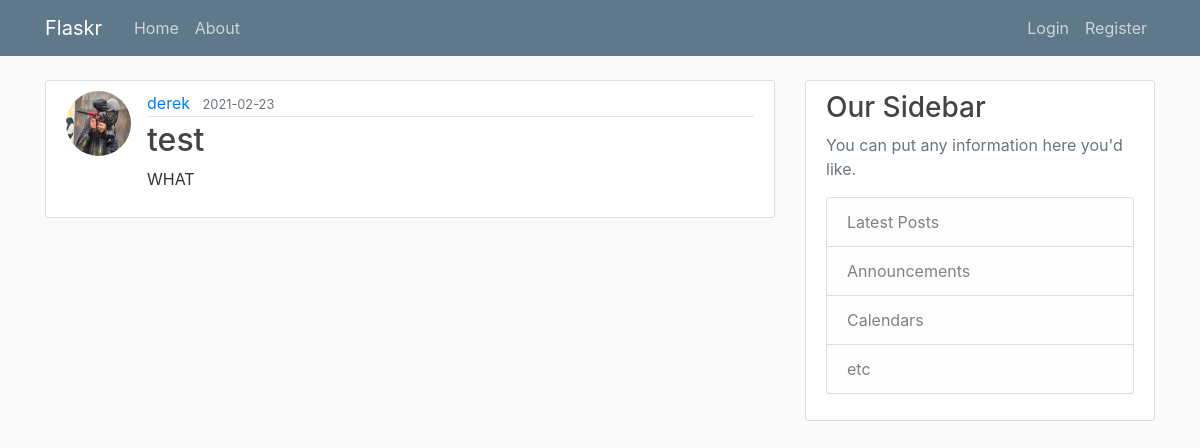
The app's page /home, older data.
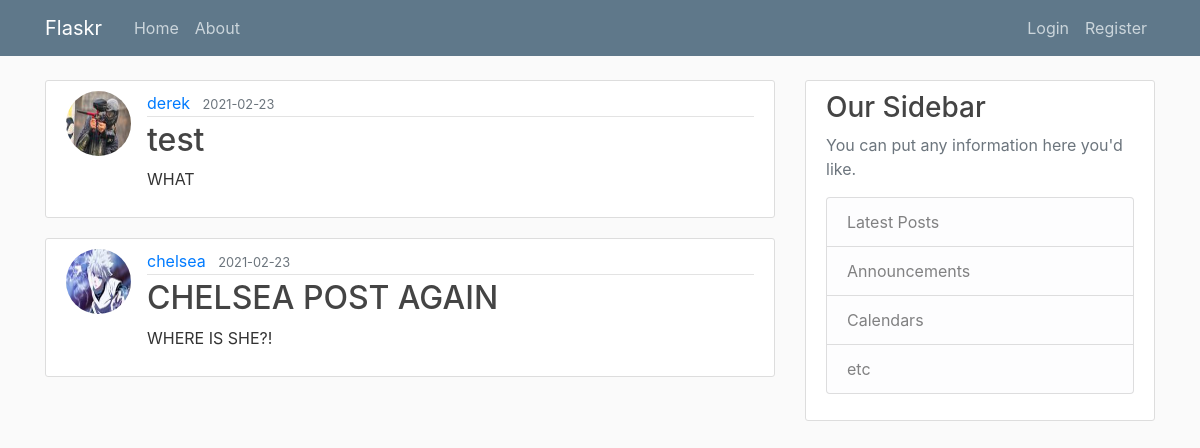
The same page, newer data.
### flaskr/models.py (models this page shows, shortened)
class Post(db.Model):
    id = db.Column(db.Integer, primary_key=True)
    title = db.Column(db.String(100), nullable=False)
    date_posted = db.Column(db.DateTime, nullable=False, default=datetime.utcnow)
    content = db.Column(db.Text, nullable=False)
    user_id = db.Column(db.Integer, db.ForeignKey('user.id'), nullable=False)

class User(db.Model, UserMixin):
    id = db.Column(db.Integer, primary_key=True)
    username = db.Column(db.String(20), unique=True, nullable=False)
    email = db.Column(db.String(120), unique=True, nullable=False)
    image_file = db.Column(db.String(120), nullable=False, default='default.jpg')
    password = db.Column(db.String(60), nullable=False)
    posts = db.relationship('Post', backref='author', lazy=True)

### flaskr/routes.py (the view)
@app.route("/")
@app.route("/home")
def home():
    page = request.args.get('page', 1, type=int)
    posts = Post.query.paginate(page=page, per_page=5)
    return render_template("home.html", posts=posts)

### flaskr/templates/home.html
{% extends 'layout.html' %}
{% block content %}
    {% for post in posts.items %}
        <article class="media content-section">
            <img class="rounded-circle article-img" src="{{ url_for('static', filename='profile_pics/' + post.author.image_file )}}" >
            <div class="media-body">
                <div class="article-metadata">
                    <a class="mr-2" href="#">{{ post.author.username }}</a>
                    <small class="text-muted">{{ post.date_posted.strftime('%Y-%m-%d') }}</small>
                </div>
                <h2><a class="article-title" href="{{ url_for('post', post_id=post.id) }}">{{ post.title }}</a></h2>
                <p class="article-content">{{ post.content }}</p>
            </div>
        </article>
    {% endfor %}
{% endblock content %}

Row changes from the older to the newer data that the page shows:
added Post: image_file (picture), author.username "chelsea", date_posted "2021-02-23", title "CHELSEA POST AGAIN", content "WHERE IS SHE?!"
